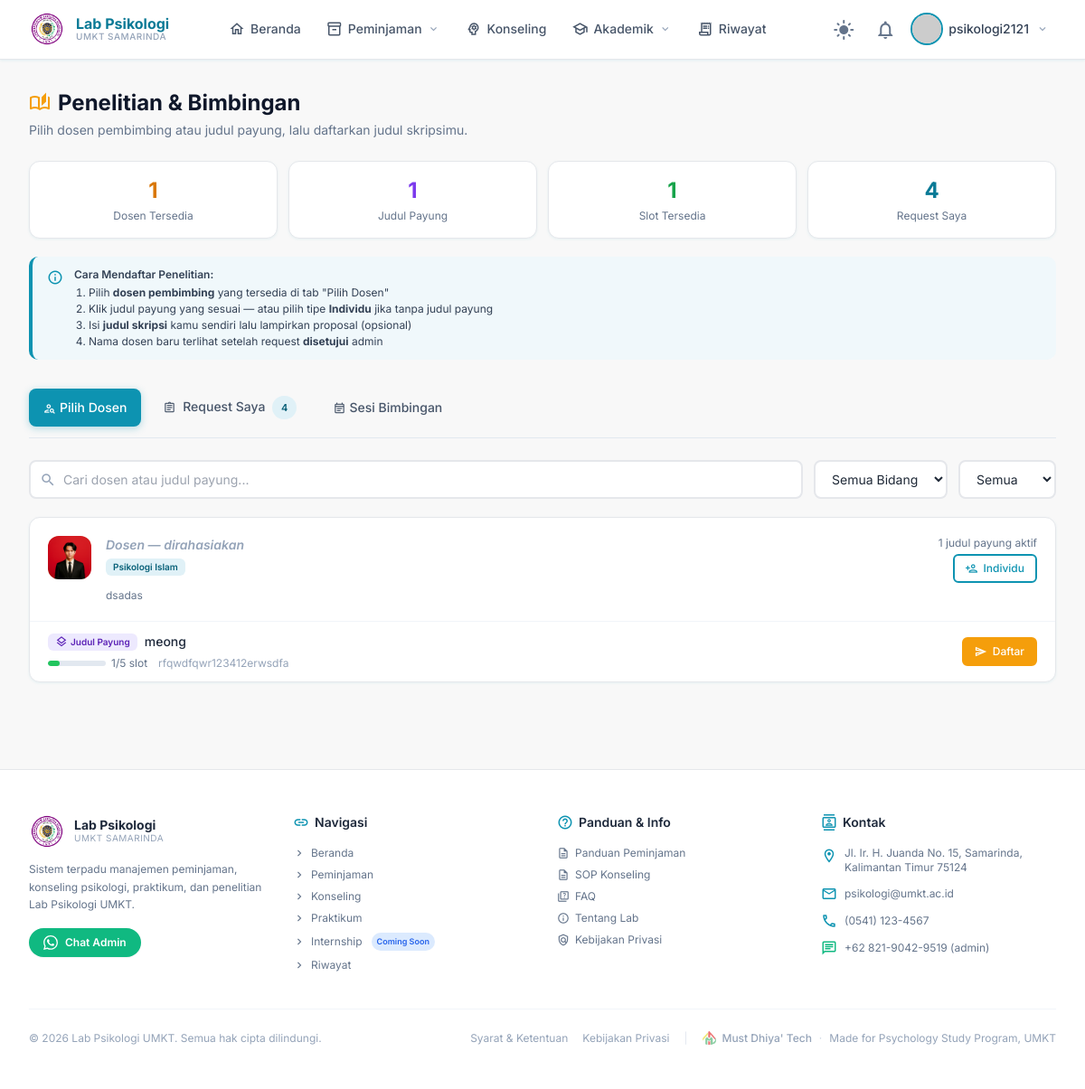
The page /penelitian/ (signed in) on the database as committed earlier.
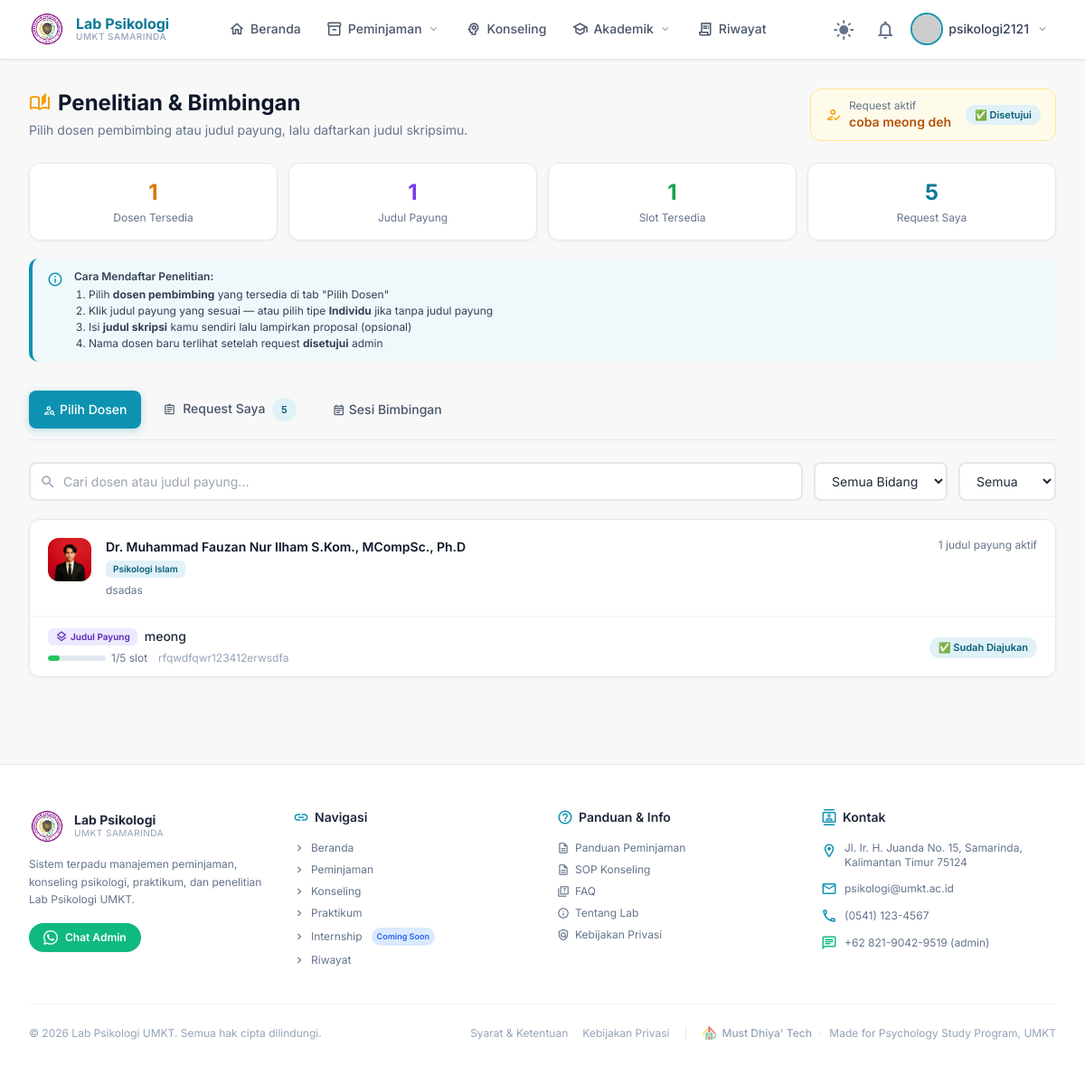
The same page on the database as committed later.
### research/models.py (models this page shows, shortened)
class Lecturer(TimeStampedModel):
    FOCUS_CHOICES = (
        ('klinis',       'Psikologi Klinis'),
        ('perkembangan', 'Psikologi Perkembangan'),
        ('sosial',       'Psikologi Sosial'),
        ('industri',     'Psikologi Industri & Organisasi'),
        ('agama',   'Psikologi Islam'),
        ('pendidikan',   'Psikologi Pendidikan'),
        ('umum',         'Umum'),
    )
    name         = models.CharField(max_length=200, verbose_name='Nama Dosen')
    nip          = models.CharField(max_length=50, blank=True, null=True, verbose_name='NIP')
    focus        = models.CharField(max_length=20, choices=FOCUS_CHOICES, verbose_name='Bidang Fokus')
    email        = models.EmailField(blank=True, null=True)
    phone        = models.CharField(max_length=20, blank=True, null=True)
    photo        = models.ImageField(upload_to='lecturers/', blank=True, null=True)
    bio          = models.TextField(blank=True, null=True, verbose_name='Deskripsi Singkat')
    is_active    = models.BooleanField(default=True)
    class Meta:
        ordering = ['focus', 'name']
        verbose_name = 'Dosen'
        verbose_name_plural = 'Dosen'
    @property
    def active_titles_count(self):
        return self.research_titles.filter(is_active=True).count()

class ResearchTitle(TimeStampedModel):
    lecturer     = models.ForeignKey(
        Lecturer,
        on_delete=models.PROTECT,
        related_name='research_titles',
        verbose_name='Dosen Pembimbing'
    )
    title        = models.CharField(max_length=300, verbose_name='Judul Payung')
    description  = models.TextField(blank=True, null=True, verbose_name='Deskripsi')
    focus        = models.CharField(
        max_length=20,
        choices=Lecturer.FOCUS_CHOICES,
        verbose_name='Bidang'
    )
    quota        = models.PositiveIntegerField(
        default=5,
        verbose_name='Kuota Mahasiswa'
    )
    is_active    = models.BooleanField(default=True)
    class Meta:
        ordering = ['lecturer', 'title']
        verbose_name = 'Judul Payung'
        verbose_name_plural = 'Judul Payung'
    @property
    def slots_used(self):
        return self.requests.filter(status__in=['pending', 'approved']).count()
    @property
    def slots_remaining(self):
        return self.quota - self.slots_used
    @property
    def is_full(self):
        return self.slots_remaining <= 0
    @property
    def is_almost_full(self):
        return self.slots_used >= (self.quota * 0.8)
    @property
    def fill_percentage(self):
        if self.quota == 0:
            return 0
        return min(int((self.slots_used / self.quota) * 100), 100)

class ResearchRequest(TimeStampedModel):
    TYPE_CHOICES = (
        ('payung',    'Dalam Judul Payung'),
        ('individu',  'Individu (tanpa judul payung)'),
    )
    STATUS_CHOICES = (
        ('pending',   'Menunggu'),
        ('approved',  'Disetujui'),
        ('rejected',  'Ditolak'),
        ('completed', 'Selesai'),
    )
    student         = models.ForeignKey(
        User,
        on_delete=models.CASCADE,
        related_name='research_requests',
        verbose_name='Mahasiswa'
    )
    lecturer        = models.ForeignKey(
        Lecturer,
        on_delete=models.PROTECT,
        related_name='student_requests',
        verbose_name='Dosen Pembimbing'
    )
    research_title  = models.ForeignKey(
        ResearchTitle,
        on_delete=models.PROTECT,
        related_name='requests',
        null=True,
        blank=True,
        verbose_name='Judul Payung (opsional)'
    )
    request_type    = models.CharField(
        max_length=10,
        choices=TYPE_CHOICES,
        default='payung',
        verbose_name='Tipe Request'
    )
    thesis_title    = models.CharField(
        max_length=300,
        verbose_name='Judul Skripsi'
    )
    proposal        = models.FileField(
        upload_to='research/proposals/',
        blank=True,
        null=True,
        verbose_name='File Proposal'
    )
    status          = models.CharField(
        max_length=20,
        choices=STATUS_CHOICES,
        default='pending'
    )
    admin_notes     = models.TextField(blank=True, null=True, verbose_name='Catatan Admin')
    approved_by     = models.ForeignKey(
        User,
        on_delete=models.SET_NULL,
        null=True, blank=True,
        related_name='approved_research_requests'
    )
    approved_at     = models.DateTimeField(null=True, blank=True)
    class Meta:
        ordering = ['-created_at']
        verbose_name = 'Request Penelitian'
        verbose_name_plural = 'Request Penelitian'

### research/views.py (the view)
# urls.py: path('penelitian/', ResearchListView.as_view(), name='penelitian'),
class ResearchListView(LoginRequiredMixin, TemplateView):
    template_name = 'penelitianMain.html'
    login_url = '/login/'
    def get_context_data(self, **kwargs):
        ctx  = super().get_context_data(**kwargs)
        user = self.request.user
        lecturers = Lecturer.objects.filter(is_active=True).prefetch_related(
            'research_titles'
        ).order_by('focus', 'name')
        titles = ResearchTitle.objects.filter(is_active=True)
        ctx['lecturers']             = lecturers
        ctx['total_titles']          = titles.count()
        ctx['available_count']       = sum(1 for t in titles if not t.is_full)
        ctx['full_count']            = sum(1 for t in titles if t.is_full)
        ctx['focus_areas']           = Lecturer.objects.filter(is_active=True).values_list('focus', flat=True).distinct()
        ctx['my_requests']           = ResearchRequest.objects.filter(
                                           student=user
                                       ).select_related('research_title', 'lecturer').order_by('-created_at')
        ctx['my_active_request'] = ResearchRequest.objects.filter(
                                            student=user, status__in=['pending', 'approved']
                                        ).first()
        ctx['my_approved_request'] = ResearchRequest.objects.filter(
                                            student=user,
                                            status='approved'
                                        ).first()
        ctx['guidance_sessions'] = GuidanceSession.objects.filter(
                                            request__student=user,
                                            request__status='approved'
                                        ).select_related('request').order_by('-date')
        ctx['user_requested_ids'] = list(
                                        ResearchRequest.objects.filter(
                                            student=user,
                                            status__in=['pending', 'approved']
                                        ).values_list('research_title_id', flat=True)
                                    )
        ctx['visible_lecturer_ids']  = list(
                                           ResearchRequest.objects.filter(student=user, status='approved')
                                           .values_list('lecturer_id', flat=True)
                                       )
        return ctx

### accounts/models.py (called while the page is built)
    def get_full_name(self):
        return f"{self.first_name} {self.last_name}".strip() or self.username

    @property
    def is_umkt(self):
        return self.user_type == 'umkt'

### core/context_processors.py (called while the page is built)
def media_url(request):
    return {
        'MEDIA_URL': settings.MEDIA_URL,
    }

### templates/penelitianMain.html (shortened to what the changed rows need)
{% extends 'base.html' %}
{% load static %}
{% block content %}
<div class="max-w-7xl mx-auto px-4 sm:px-6 lg:px-8 py-8">
  <div class="mb-8">
    <div class="flex items-start justify-between flex-wrap gap-4">
      <div>
        <h1 class="text-2xl font-bold text-slate-900 dark:text-slate-100 flex items-center gap-2">
          <span class="material-icons-outlined text-amber-500">auto_stories</span>
          Penelitian & Bimbingan
        </h1>
      </div>
      {% if my_active_request %}
      <div class="flex items-center gap-2 bg-amber-50 dark:bg-amber-900/20 border border-amber-200 dark:border-amber-800 rounded-xl px-4 py-2.5">
        <span class="material-icons-outlined mat-sm text-amber-500">how_to_reg</span>
        <div>
          <p class="text-xs text-slate-500 dark:text-slate-400">Request aktif</p>
          <p class="text-sm font-semibold text-amber-700 dark:text-amber-300">
            {{ my_active_request.thesis_title|truncatechars:35 }}
          </p>
        </div>
        <span class="status-badge badge-{{ my_active_request.status }} ml-2">
          {% if my_active_request.status == 'pending' %}⏳ Menunggu
          {% elif my_active_request.status == 'approved' %}✅ Disetujui
          {% else %}{{ my_active_request.get_status_display }}{% endif %}
        </span>
      </div>
      {% endif %}
    </div>
    <div class="grid grid-cols-2 sm:grid-cols-4 gap-3 mt-6">
      <div class="card p-4 text-center">
        <p class="text-2xl font-bold text-primary-600 dark:text-primary-400">{{ my_requests.count|default:"0" }}</p>
        <p class="text-xs text-slate-500 dark:text-slate-400 mt-1">Request Saya</p>
      </div>
    </div>
  </div>
  <div class="flex gap-2 flex-wrap mb-6 border-b border-slate-200 dark:border-slate-700 pb-3">
    <button onclick="switchTab('request-saya')"
            class="tab-btn px-4 py-2 rounded-lg text-sm font-medium text-slate-600 dark:text-slate-300"
            data-tab="request-saya">
      <span class="material-icons-outlined mat-xs mr-1">assignment</span>
      Request Saya
      {% if my_requests.count %}
      <span class="badge badge-primary ml-1">{{ my_requests.count }}</span>
      {% endif %}
    </button>
  </div>
  <div id="tab-pilih-dosen" class="tab-content active">
    {% if lecturers %}
    <div class="space-y-4" id="dosen-list">
      {% for lecturer in lecturers %}
      <div class="dosen-item card overflow-hidden"
           data-name="{{ lecturer.name|lower }}"
           data-focus="{{ lecturer.focus }}">
        <div class="p-5 flex items-start gap-4">
          <div class="w-12 h-12 rounded-xl bg-amber-100 dark:bg-amber-900/30 flex items-center justify-center flex-shrink-0">
            {% if lecturer.photo %}
            <img src="{{ lecturer.photo.url }}"
                 class="w-12 h-12 rounded-xl object-cover"
                 alt="{{ lecturer.name }}">
            {% else %}
            <span class="material-icons-outlined text-amber-600 dark:text-amber-400">person</span>
            {% endif %}
          </div>
          <div class="flex-1 min-w-0">
            <div class="flex items-start justify-between gap-2 flex-wrap">
              <div>
                {% if lecturer.id in visible_lecturer_ids %}
                  <h3 class="font-semibold text-slate-900 dark:text-slate-100 text-sm">
                    {{ lecturer.name }}
                  </h3>
                {% else %}
                  <h3 class="font-semibold text-slate-400 dark:text-slate-500 text-sm italic">
                    Dosen — dirahasiakan
                  </h3>
                {% endif %}
                <span class="focus-tag mt-1 inline-block">{{ lecturer.get_focus_display }}</span>
              </div>
              <div class="text-right flex-shrink-0">
                <p class="text-xs text-slate-500 dark:text-slate-400">
                  {{ lecturer.active_titles_count }} judul payung aktif
                </p>
                <div id="cta-individu-{{ lecturer.id }}">
                  {% if user.is_authenticated %}
                    {% if not my_active_request %}
                    <button onclick="openRequestModal(null, null, {{ lecturer.id }}, '{{ lecturer.name|escapejs }}')"
                            class="btn btn-sm btn-outline mt-1">
                      <span class="material-icons-outlined mat-xs">person_add</span>
                      Individu
                    </button>
                    {% endif %}
                  {% endif %}
                </div>
              </div>
            </div>
            {% if lecturer.bio %}
            <p class="text-xs text-slate-500 dark:text-slate-400 mt-1.5 line-clamp-2">{{ lecturer.bio }}</p>
            {% endif %}
          </div>
        </div>
        {% with titles=lecturer.research_titles.all %}
        {% if titles %}
        <div class="border-t border-slate-100 dark:border-slate-700 divide-y divide-slate-50 dark:divide-slate-700/50">
          {% for title in titles %}
          {% if title.is_active %}
          {% with req_count=title.slots_used %}
          <div class="px-5 py-3 flex items-center justify-between gap-3 hover:bg-slate-50 dark:hover:bg-slate-700/30 transition-colors judul-item"
               data-title="{{ title.title|lower }}"
               data-title-id="{{ title.id }}"
               data-focus="{{ title.focus }}"
               data-avail="{% if title.is_full %}full{% else %}available{% endif %}">
            <div class="flex-1 min-w-0">
              <div class="flex items-center gap-2 flex-wrap">
                <span class="type-tag-payung">
                  <span class="material-icons-outlined mat-xs">layers</span>
                  Judul Payung
                </span>
                <p class="text-sm text-slate-800 dark:text-slate-200 font-medium truncate">
                  {{ title.title }}
                </p>
              </div>
              <div class="flex items-center gap-3 mt-1.5">
                <div class="flex items-center gap-1.5 text-xs text-slate-500 dark:text-slate-400">
                  <div class="w-16 h-1.5 bg-slate-200 dark:bg-slate-600 rounded-full overflow-hidden">
                    <div class="slot-bar h-full rounded-full h-full rounded-full {% if title.is_full %}bg-red-500{% elif title.is_almost_full %}bg-amber-500{% else %}bg-green-500{% endif %}"
                         style="width: {{ title.fill_percentage }}%"></div>
                  </div>
                    <span data-slot data-used="{{ req_count }}" data-quota="{{ title.quota }}">
                      {{ req_count }}/{{ title.quota }} slot
                    </span>
                </div>
                {% if title.description %}
                <p class="text-xs text-slate-400 dark:text-slate-500 truncate max-w-[200px]">
                  {{ title.description|truncatechars:60 }}
                </p>
                {% endif %}
              </div>
            </div>
            <div id="cta-title-{{ title.id }}" class="flex-shrink-0">
              {% if user.is_authenticated %}
                {% if title.id in user_requested_ids %}
                <span class="status-badge badge-approved">✅ Sudah Diajukan</span>
                {% elif title.is_full %}
                <span class="status-badge badge-full">🔴 Penuh</span>
                {% elif my_active_request %}
                <span class="status-badge badge-pending text-[10px]">Ada request aktif</span>
                {% else %}
                <button onclick="openRequestModal({{ title.id }}, '{{ title.title|escapejs }}', {{ lecturer.id }}, '{{ lecturer.name|escapejs }}')"
                        class="btn btn-sm btn-warning">
                  <span class="material-icons-outlined mat-xs">send</span>
                  Daftar
                </button>
                {% endif %}
              {% else %}
              <a href="/login/?next=/penelitian/" class="btn btn-sm btn-outline no-underline">
                <span class="material-icons-outlined mat-xs">login</span>Login
              </a>
              {% endif %}
            </div>
          </div>
          {% endwith %}
          {% endif %}
          {% endfor %}
        </div>
        {% endif %}
        {% endwith %}
      </div>
      {% endfor %}
    </div>
    {% else %}
    <div class="card p-16 text-center">
      <span class="material-icons-outlined mat-xl text-slate-300 dark:text-slate-600 mb-3">person_off</span>
      <p class="font-medium text-slate-500 dark:text-slate-400">Belum ada dosen pembimbing tersedia</p>
    </div>
    {% endif %}
  </div>
  </div>
{% endblock %}

Rows that differ between the two databases and show on the page:
added ResearchRequest: thesis_title "coba meong deh"
shown differently, row unchanged: Lecturer "dsadas": name (not shown) → "Dr. Muhammad Fauzan Nur Ilham S.Kom., MCompSc., Ph.D"; no longer shows "Dosen — dirahasiakan Individu"
computed for ResearchTitle "meong": text "Daftar" → "✅ Sudah Diajukan"
Other text that changed with them:
{{ my_requests.count|default:"0" }}: "4" → "5"
{{ my_requests.count }}: "4" → "5"
text now shown: "Request aktif ✅ Disetujui"
